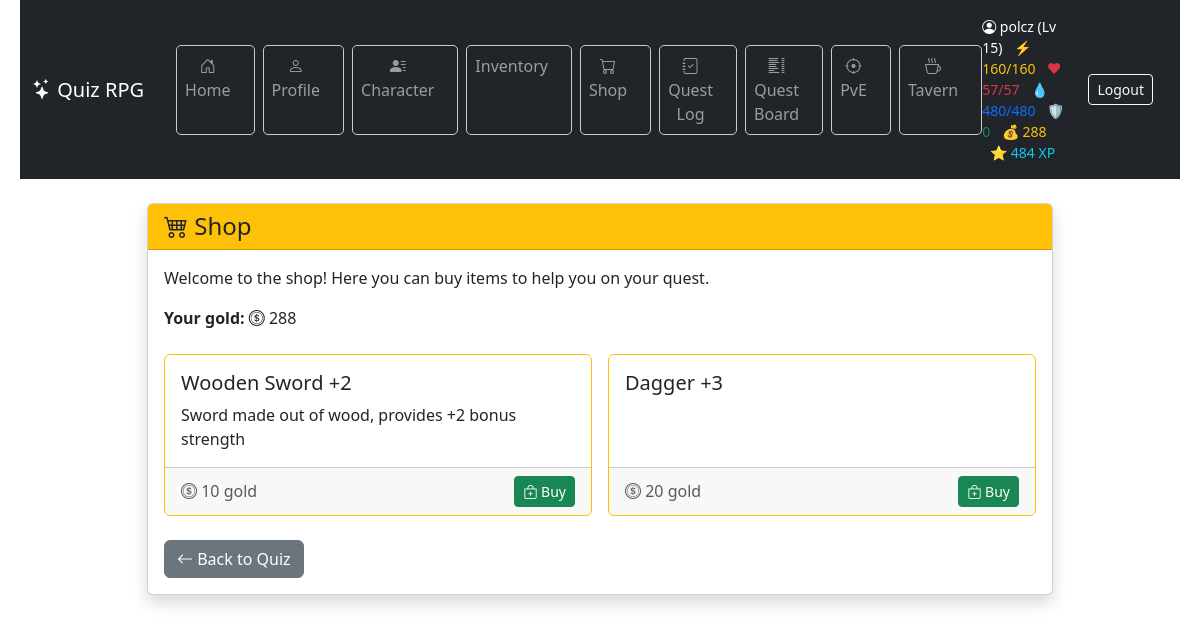
/shop/ (signed in), run on the app's committed database.
### game/models.py (models this page shows, shortened)
class Character(models.Model):
    CLASS_CHOICES = [
        ("warrior", "Warrior"),
        ("mage", "Mage"),
        ("rogue", "Rogue"),
    ]
    user = models.OneToOneField(User, on_delete=models.CASCADE)
    name = models.CharField(max_length=100)
    character_class = models.CharField(
        max_length=20, choices=CLASS_CHOICES, default="warrior"
    )
    level = models.IntegerField(default=1)
    experience = models.IntegerField(default=0)
    experience_to_next_level = models.PositiveIntegerField(default=100)
    hp = models.PositiveIntegerField(default=100)
    max_hp = models.PositiveIntegerField(default=100)
    hp_from_levels = models.PositiveIntegerField(default=0)
    mana = models.PositiveIntegerField(default=50)
    max_mana = models.PositiveIntegerField(default=50)
    mana_from_levels = models.PositiveIntegerField(default=0)
    stamina = models.PositiveIntegerField(default=50)
    max_stamina = models.PositiveIntegerField(default=50)
    armor = models.PositiveIntegerField(default=0)
    damage_reduction = models.FloatField(default=0.0)
    physical_min_damage = models.PositiveIntegerField(default=1)
    physical_max_damage = models.PositiveIntegerField(default=3)
    spell_power = models.PositiveIntegerField(default=0)
    hp_regeneration = models.PositiveIntegerField(default=0)
    mana_regeneration = models.PositiveIntegerField(default=0)
    stamina_regeneration = models.PositiveIntegerField(default=0)
    items = models.ManyToManyField("Item", related_name="characters", blank=True)
    equipped_head = models.ForeignKey(
        "Item",
        null=True,
        blank=True,
        related_name="equipped_on_head",
        on_delete=models.SET_NULL,
    )
    equipped_body = models.ForeignKey(
        "Item",
        null=True,
        blank=True,
        related_name="equipped_on_body",
        on_delete=models.SET_NULL,
    )
    equipped_legs = models.ForeignKey(
        "Item",
        null=True,
        blank=True,
        related_name="equipped_on_legs",
        on_delete=models.SET_NULL,
    )
    equipped_feet = models.ForeignKey(
        "Item",
        null=True,
        blank=True,
        related_name="equipped_on_feet",
        on_delete=models.SET_NULL,
    )
    equipped_hand_right = models.ForeignKey(
        "Item",
        null=True,
        blank=True,
        related_name="equipped_on_hand_right",
        on_delete=models.SET_NULL,
    )
    equipped_hand_left = models.ForeignKey(
        "Item",
        null=True,
        blank=True,
        related_name="equipped_on_hand_left",
        on_delete=models.SET_NULL,
    )
    strength = models.IntegerField(default=5)
    intelligence = models.IntegerField(default=5)
    dexterity = models.IntegerField(default=5)
    vitality = models.IntegerField(default=5)
    luck = models.IntegerField(default=5)
    stat_points = models.IntegerField(default=0)
    gold = models.IntegerField(default=0)
    last_regen_time = models.DateTimeField(default=timezone.now)
    class XpReward(TypedDict):
        total: int
        base: int
        strength_bonus: int
        intelligence_bonus: int
        double: bool

class Item(models.Model):
    SLOT_CHOICES = [
        ("head", "Head"),
        ("body", "Body"),
        ("legs", "Legs"),
        ("feet", "Feet"),
        ("hand_right", "Right Hand"),
        ("hand_left", "Left Hand"),
    ]
    name = models.CharField(max_length=100)
    description = models.TextField(blank=True, null=True)
    price = models.IntegerField(null=True, blank=True)
    is_available_in_shop = models.BooleanField(default=False)
    slot = models.CharField(
        max_length=20,
        choices=SLOT_CHOICES,
        default="hand_right",
    )
    effect_strength = models.IntegerField(default=0)
    effect_intelligence = models.IntegerField(default=0)
    effect_dexterity = models.IntegerField(default=0)
    effect_vitality = models.IntegerField(default=0)
    effect_luck = models.IntegerField(default=0)
    min_damage = models.PositiveIntegerField(default=0)
    max_damage = models.PositiveIntegerField(default=0)
    armor = models.PositiveIntegerField(default=0)
    spell_power = models.PositiveIntegerField(default=0)
    hp_bonus = models.IntegerField(default=0)
    mana_bonus = models.IntegerField(default=0)
    stamina_bonus = models.IntegerField(default=0)
    required_class = models.CharField(
        max_length=20,
        choices=Character.CLASS_CHOICES,
        null=True,
        blank=True,
        help_text="If set, only characters of this class can equip the item.",
    )

### game/views.py (the view)
# urls.py: path("shop/", views.shop_view, name="shop"),
@character_required
def shop_view(request):
    character = Character.objects.get(user=request.user)
    regenerate_character(character)
    items = Item.objects.filter(is_available_in_shop=True)
    return render(
        request,
        "game/shop.html",
        {
            "items": items,
            "character": character,
        },
    )

### game/context_processors.py (called while the page is built)
def character_context(request):
    if request.user.is_authenticated:
        try:
            character = Character.objects.get(user=request.user)
            return {"character": character}
        except Character.DoesNotExist:
            return {}
    return {}

### game/services/regeneration.py (called while the page is built)
def regenerate_character(character):
    now = timezone.now()
    elapsed = now - character.last_regen_time
    ticks = elapsed // REGEN_INTERVAL
    if ticks >= 1:
        character.hp = min(character.max_hp, character.hp + ticks * REGEN_AMOUNT)
        character.mana = min(character.max_mana, character.mana + ticks * REGEN_AMOUNT)
        character.stamina = min(
            character.max_stamina, character.stamina + ticks * REGEN_AMOUNT
        )
        character.last_regen_time = now
        character.save()

### game/templates/game/shop.html (shortened to what this page needs)
{% extends "game/base.html" %}
{% block content %}
<div class="container my-4">
  <div class="row justify-content-center">
    <div class="col-md-10">
      <div class="card shadow">
        <div class="card-header bg-warning text-dark">
          <h4 class="mb-0">
            <i class="bi bi-cart4"></i> Shop
          </h4>
        </div>
        <div class="card-body">
          <p class="mb-3">
            Welcome to the shop! Here you can buy items to help you on your quest.
          </p>
          <p class="mb-4">
            <strong>Your gold:</strong> <i class="bi bi-coin"></i> {{ character.gold }}
          </p>
          {% if items %}
          <div class="row row-cols-1 row-cols-md-2 g-3">
            {% for item in items %}
            <div class="col">
              <div class="card h-100 border border-warning">
                <div class="card-body">
                  <h5 class="card-title">{{ item.name }}</h5>
                  <p class="card-text">{{ item.description }}</p>
                </div>
                <div class="card-footer d-flex justify-content-between align-items-center">
                  <span class="text-muted"><i class="bi bi-coin"></i> {{ item.price }} gold</span>
                  <a href="{% url 'buy_item' item.id %}" class="btn btn-sm btn-success">
                    <i class="bi bi-bag-plus"></i> Buy
                  </a>
                </div>
              </div>
            </div>
            {% endfor %}
          </div>
          {% else %}
          <div class="alert alert-info mt-3">
            No items available in the shop.
          </div>
          {% endif %}
          <a href="{% url 'quiz' %}" class="btn btn-secondary mt-4">
            <i class="bi bi-arrow-left"></i> Back to Quiz
          </a>
        </div>
      </div>
    </div>
  </div>
</div>
{% endblock %}

### game/templates/game/base.html (shortened to what this page needs)
{% load static %}
<!DOCTYPE html>
<html lang="en">
  <head>
    <link rel="stylesheet" type="text/css" href="{% static 'game/style.css' %}" />
    <link href="https://cdn.jsdelivr.net/npm/bootstrap@5.3.3/dist/css/bootstrap.min.css" rel="stylesheet" />
    <link href="https://cdn.jsdelivr.net/npm/bootstrap-icons@1.11.3/font/bootstrap-icons.css" rel="stylesheet" />
  </head>
  <body>
    <header class="bg-dark text-white">
      <nav class="navbar navbar-expand-lg navbar-dark bg-dark">
        <div class="container-fluid d-flex justify-content-between align-items-center py-2">
          <div class="d-flex align-items-center gap-3">
            <a class="navbar-brand me-3" href="{% url 'home' %}">
              <i class="bi bi-stars"></i> Quiz RPG
            </a>
            <ul class="navbar-nav flex-row gap-2">
              <li class="nav-item"><a class="nav-link btn btn-outline-secondary" href="{% url 'home' %}"><i class="bi bi-house-door"></i> Home</a></li>
              <li class="nav-item"><a class="nav-link btn btn-outline-secondary" href="{% url 'profile' %}"><i class="bi bi-person"></i> Profile</a></li>
              <li class="nav-item"><a class="nav-link btn btn-outline-secondary" href="{% url 'character' %}"><i class="bi bi-person-lines-fill"></i> Character</a></li>
              <li class="nav-item"><a class="nav-link btn btn-outline-secondary" href="{% url 'inventory' %}"> Inventory</a></li>
              <li class="nav-item"><a class="nav-link btn btn-outline-secondary" href="{% url 'shop' %}"><i class="bi bi-cart"></i> Shop</a></li>
              <li class="nav-item"><a class="nav-link btn btn-outline-secondary" href="{% url 'quest_log' %}"><i class="bi bi-journal-check"></i> Quest Log</a></li>
              <li class="nav-item"><a class="nav-link btn btn-outline-secondary" href="{% url 'quest_list' %}"><i class="bi bi-list-columns"></i> Quest Board</a></li>
              <li class="nav-item"><a class="nav-link btn btn-outline-secondary" href="{% url 'battle_select' %}"><i class="bi bi-crosshair"></i> PvE</a></li>
              <li class="nav-item"><a class="nav-link btn btn-outline-secondary" href="{% url 'tavern' %}"><i class="bi bi-cup-hot"></i> Tavern</a></li>
            </ul>
          </div>
          <div class="d-flex align-items-center gap-3">
            {% if character %}
              <span class="text-white small">
                <i class="bi bi-person-circle"></i> {{ character.name }} (Lv {{ character.level }})
                <span class="text-warning ms-2">⚡ {{ character.stamina }}/{{ character.max_stamina }}</span>
                <span class="text-danger ms-2">❤ {{ character.hp }}/{{ character.max_hp }}</span>
                <span class="text-primary ms-2">💧 {{ character.mana }}/{{ character.max_mana }}</span>
                <span class="text-success ms-2">🛡️ {{ character.armor }}</span>
                <span class="text-warning ms-2">💰 {{ character.gold }}</span>
                <span class="text-info ms-2">⭐ {{ character.experience }} XP</span>
              </span>
            {% endif %}
            <a class="btn btn-outline-light btn-sm" href="{% url 'logout' %}">Logout</a>
          </div>
        </div>
      </nav>
    </header>
    <main class="container mt-4">
      {% block content %}{% endblock %}
    </main>
  </body>
</html>

### game/static/game/style.css (style rules this page uses)
body { font-family: "Segoe UI", sans-serif; background-color: #f4f4f4; color: #333; margin: 0; padding: 0 20px; }
nav a { color: #ddd; text-decoration: none; margin-right: 15px; }
nav li { background: none !important; width: auto !important; height: auto !important; padding: 0 !important; margin: 0 !important; display: list-item; }
ul { list-style: none; padding-left: 0; }
li { background-color: white; border: 1px solid #ccc; margin: 5px 0; padding: 10px; border-radius: 5px; }

### data on the page
Character: name "polcz", level "15", stamina "160", max_stamina "160", hp "57", max_hp "57", mana "480", max_mana "480", armor "0", gold "288", experience "484"
Item: name "Wooden Sword +2", description "Sword made out of wood, provides +2 bonus strength", price "10"
Item: name "Dagger +3", price "20"
